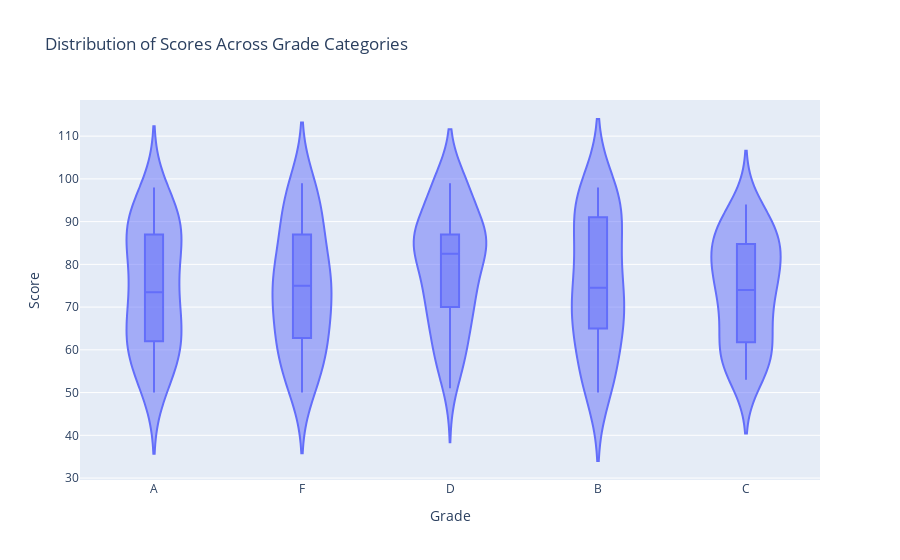

The cell this chart's notebook holds for it:
### Code cell
np.random.seed(15)
data = {
    'Grade': np.random.choice(['A', 'B', 'C', 'D', 'F'], 200),
    'Score': np.random.randint(50, 100, 200)
}
df = pd.DataFrame(data)

violin = px.violin(df, x='Grade', y='Score', box=True, title='Distribution of Scores Across Grade Categories')
violin.show()

### Figure 1 — Plotly figure (JSON) as saved in the notebook; plotly's stock layout.template omitted (floating-point values rounded to 4 significant figures; data arrays with more than 128 entries replaced by an {"elided": "..."} marker saying what was removed)
{"data": [{"alignmentgroup": "True", "box": {"visible": true}, "hovertemplate": "Grade=%{x}<br>Score=%{y}<extra></extra>", "legendgroup": "", "marker": {"color": "#636efa"}, "name": "", "offsetgroup": "", "orientation": "v", "scalegroup": "True", "showlegend": false, "type": "violin", "x": {"elided": "200 str values"}, "x0": " ", "xaxis": "x", "y": {"elided": "200 int values"}, "y0": " ", "yaxis": "y"}], "layout": {"autosize": true, "legend": {"tracegroupgap": 0}, "title": {"text": "Distribution of Scores Across Grade Categories"}, "violinmode": "group", "xaxis": {"anchor": "y", "autorange": true, "domain": [0, 1], "range": [-0.5, 4.5], "title": {"text": "Grade"}, "type": "category"}, "yaxis": {"anchor": "x", "autorange": true, "domain": [0, 1], "range": [29.54, 118.5], "title": {"text": "Score"}, "type": "linear"}}}
